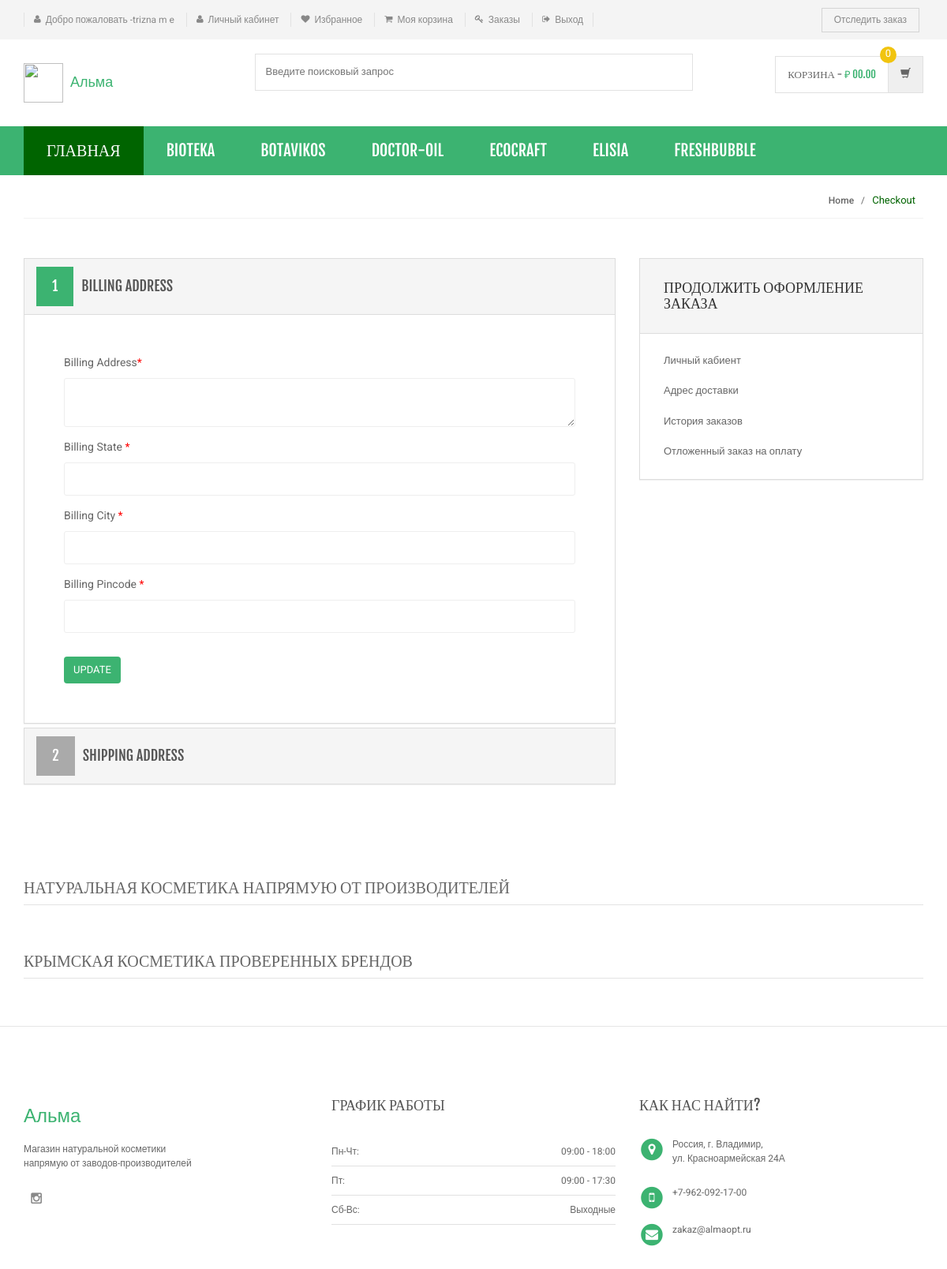
Page /bill-ship-addresses.php (signed in) on the committed database.
### tables this page shows
CREATE TABLE `category` (
  `id` int(11) NOT NULL,
  `categoryName` varchar(255) DEFAULT NULL,
  `categoryDescription` longtext,
  `creationDate` timestamp NOT NULL DEFAULT CURRENT_TIMESTAMP,
  `updationDate` varchar(255) DEFAULT NULL
);

CREATE TABLE `users` (
  `id` int(11) NOT NULL,
  `name` varchar(255) DEFAULT NULL,
  `email` varchar(255) DEFAULT NULL,
  `contactno` bigint(11) DEFAULT NULL,
  `password` varchar(255) DEFAULT NULL,
  `shippingAddress` longtext,
  `shippingState` varchar(255) DEFAULT NULL,
  `shippingCity` varchar(255) DEFAULT NULL,
  `shippingPincode` int(11) DEFAULT NULL,
  `billingAddress` longtext,
  `billingState` varchar(255) DEFAULT NULL,
  `billingCity` varchar(255) DEFAULT NULL,
  `billingPincode` int(11) DEFAULT NULL,
  `regDate` timestamp NOT NULL DEFAULT CURRENT_TIMESTAMP,
  `updationDate` varchar(255) DEFAULT NULL
);

### bill-ship-addresses.php (the view, shortened to what this page needs)
<?php
include('includes/config.php');
if(strlen($_SESSION['login'])==0)
    {
header('location:index.php');
}
else{
?>
<!DOCTYPE html>
<html lang="ru">
	<head>
	    <link rel="stylesheet" href="assets/css/bootstrap.min.css">
	    <link rel="stylesheet" href="assets/css/main.css">
	    <link rel="stylesheet" href="assets/css/green.css">
	    <link rel="stylesheet" href="assets/css/owl.carousel.css">
		<link rel="stylesheet" href="assets/css/owl.transitions.css">
		<link href="assets/css/lightbox.css" rel="stylesheet">
		<link rel="stylesheet" href="assets/css/animate.min.css">
		<link rel="stylesheet" href="assets/css/rateit.css">
		<link rel="stylesheet" href="assets/css/bootstrap-select.min.css">
		<link rel="stylesheet" href="assets/css/config.css">
		<link href="assets/css/green.css" rel="alternate stylesheet" title="Green color">
		<link href="assets/css/blue.css" rel="alternate stylesheet" title="Blue color">
		<link href="assets/css/red.css" rel="alternate stylesheet" title="Red color">
		<link href="assets/css/orange.css" rel="alternate stylesheet" title="Orange color">
		<link href="assets/css/dark-green.css" rel="alternate stylesheet" title="Darkgreen color">
		<link rel="stylesheet" href="assets/css/font-awesome.min.css">
	</head>
    <body class="cnt-home">
<header class="header-style-1">
<?php include('includes/top-header.php');?>
<?php include('includes/main-header.php');?>
<?php include('includes/menu-bar.php');?>
</header>
<div class="breadcrumb">
	<div class="container">
		<div class="breadcrumb-inner">
			<ul class="list-inline list-unstyled">
				<li><a href="#">Home</a></li>
				<li class='active'>Checkout</li>
			</ul>
		</div>
	</div>
</div>
<div class="body-content outer-top-bd">
	<div class="container">
		<div class="checkout-box inner-bottom-sm">
			<div class="row">
				<div class="col-md-8">
					<div class="panel-group checkout-steps" id="accordion">
<div class="panel panel-default checkout-step-01">
		<div class="panel-heading">
    	<h4 class="unicase-checkout-title">
	        <a data-toggle="collapse" class="" data-parent="#accordion" href="#collapseOne">
	          <span>1</span>Billing Address
	        </a>
	     </h4>
    </div>
	<div id="collapseOne" class="panel-collapse collapse in">
	    <div class="panel-body">
			<div class="row">
				<div class="col-md-12 col-sm-12 already-registered-login">
<?php
$query=mysqli_query($con,"select * from users where id='".$_SESSION['id']."'");
while($row=mysqli_fetch_array($query))
{
?>
					<form class="register-form" role="form" method="post">
<div class="form-group">
					    <label class="info-title" for="Billing Address">Billing Address<span>*</span></label>
					    <textarea class="form-control unicase-form-control text-input" " name="billingaddress" required="required"><?php echo $row['billingAddress'];?></textarea>
					  </div>
						<div class="form-group">
					    <label class="info-title" for="Billing State ">Billing State  <span>*</span></label>
			 <input type="text" class="form-control unicase-form-control text-input" id="bilingstate" name="bilingstate" value="<?php echo $row['billingState'];?>" required>
					  </div>
					  <div class="form-group">
					    <label class="info-title" for="Billing City">Billing City <span>*</span></label>
					    <input type="text" class="form-control unicase-form-control text-input" id="billingcity" name="billingcity" required="required" value="<?php echo $row['billingCity'];?>" >
					  </div>
 <div class="form-group">
					    <label class="info-title" for="Billing Pincode">Billing Pincode <span>*</span></label>
					    <input type="text" class="form-control unicase-form-control text-input" id="billingpincode" name="billingpincode" required="required" value="<?php echo $row['billingPincode'];?>" >
					  </div>
					  <button type="submit" name="update" class="btn-upper btn btn-primary checkout-page-button">Update</button>
					</form>
					<?php } ?>
				</div>
			</div>
		</div>
	</div>
</div>
					  	<div class="panel panel-default checkout-step-02">
						    <div class="panel-heading">
						      <h4 class="unicase-checkout-title">
						        <a data-toggle="collapse" class="collapsed" data-parent="#accordion" href="#collapseTwo">
						          <span>2</span>Shipping Address
						        </a>
						      </h4>
						    </div>
					  	</div>
					</div>
				</div>
			<?php include('includes/myaccount-sidebar.php');?>
			</div>
		</div>
	<?php include('includes/brands-slider.php');?>
	<?php include('includes/brands-slider-duble.php');?>
</div>
</div>
<?php include('includes/footer.php');?>
</body>
</html>
<?php } ?>

### includes/menu-bar.php (shortened to what this page needs)
<div class="header-nav animate-dropdown">
    <div class="container">
        <div class="yamm navbar navbar-default" role="navigation">
            <div class="nav-bg-class">
                <div class="navbar-collapse collapse" id="mc-horizontal-menu-collapse">
					<div class="nav-outer">
						<ul class="nav navbar-nav">
							<li class="active dropdown yamm-fw">
								<a href="index.php" data-hover="dropdown" class="dropdown-toggle">Главная</a>
							</li>
				            <?php $sql=mysqli_query($con,"select id,categoryName  from category limit 6");
								while($row=mysqli_fetch_array($sql))
								{
				    		?>
				    		<li class="dropdown yamm">
				    			<a href="category.php?cid=<?php echo $row['id'];?>"> <?php echo $row['categoryName'];?></a>
				    		</li>
				    			<?php } ?>
				    	</ul>
						<div class="clearfix"></div>
					</div>
				</div>
			</div>
        </div>
    </div>
</div>

### assets/css/green.css (style rules this page uses)
a { color: #3CB371; }
.header-style-1 .header-nav { background: #3CB371; }
.cnt-home .header-style-1 .header-nav .navbar .navbar-nav > li.active { background: #006400; }
.breadcrumb ul li.active { color: #006400; }
.checkout-box .checkout-steps .panel .panel-heading .unicase-checkout-title > a:not(.collapsed) span { background-color: #3CB371; }

### assets/css/lightbox.css (style rules this page uses)
body:after { content: url(../images/close.png) url(../images/loading.gif) url(../images/prev.png) url(../images/next.png); display: none; }

### assets/css/blue.css (style rules this page uses)
a { color: #3498db; }
.header-style-1 .header-nav { background: #3498db; }
.cnt-home .header-style-1 .header-nav .navbar .navbar-nav > li.active { background: #1d6ca1; }
.breadcrumb ul li.active { color: #1d6ca1; }
.checkout-box .checkout-steps .panel .panel-heading .unicase-checkout-title > a:not(.collapsed) span { background-color: #3498db; }

### assets/css/red.css (style rules this page uses)
a { color: #ff6c6c; }
.header-style-1 .header-nav { background: #ff6c6c; }
.cnt-home .header-style-1 .header-nav .navbar .navbar-nav > li.active { background: #ff1a1a; }
.breadcrumb ul li.active { color: #ff1a1a; }
.checkout-box .checkout-steps .panel .panel-heading .unicase-checkout-title > a:not(.collapsed) span { background-color: #ff6c6c; }

### assets/css/orange.css (style rules this page uses)
a { color: #f39c12; }
.header-style-1 .header-nav { background: #f39c12; }
.cnt-home .header-style-1 .header-nav .navbar .navbar-nav > li.active { background: #ab6c09; }
.breadcrumb ul li.active { color: #ab6c09; }
.checkout-box .checkout-steps .panel .panel-heading .unicase-checkout-title > a:not(.collapsed) span { background-color: #f39c12; }

### assets/css/dark-green.css (style rules this page uses)
a { color: #12cca7; }
.header-style-1 .header-nav { background: #12cca7; }
.cnt-home .header-style-1 .header-nav .navbar .navbar-nav > li.active { background: #0b816a; }
.breadcrumb ul li.active { color: #0b816a; }
.checkout-box .checkout-steps .panel .panel-heading .unicase-checkout-title > a:not(.collapsed) span { background-color: #12cca7; }

### rows in the picture
category: categoryName "BIOTEKA"
category: categoryName "BOTAVIKOS"
category: categoryName "DOCTOR-OIL"
category: categoryName "ECOCRAFT"
category: categoryName "ELISIA"
category: categoryName "FRESHBUBBLE"

### other values in the picture
$_SESSION['username'] "trizna m e"
